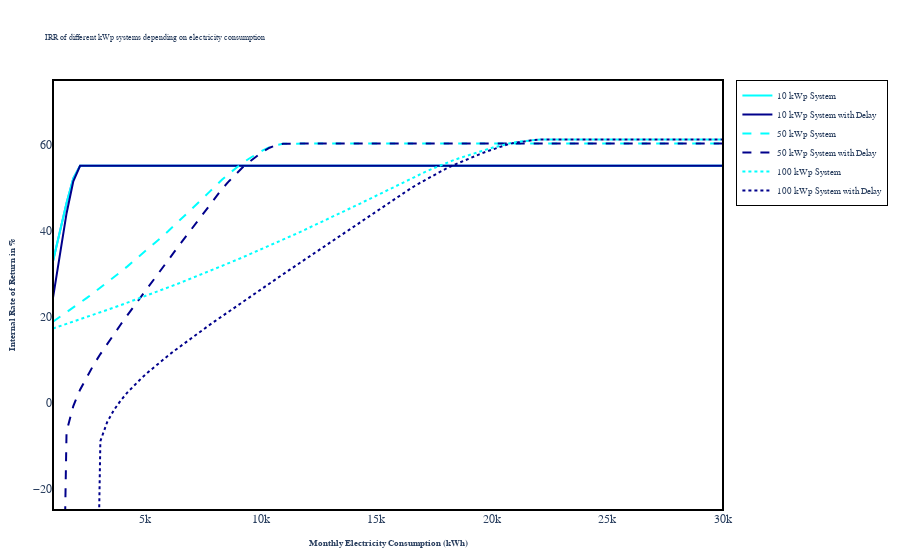

The notebook cell this image was saved under:
### Code cell
IRR_graph(x_range=np.linspace(1000, 30000, 100))
